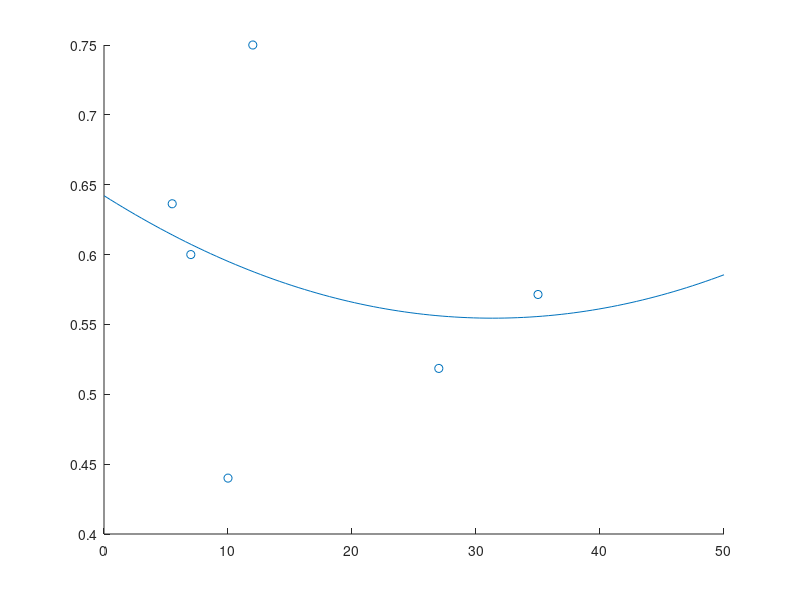

This figure's MATLAB source: (Note: this script raises an error after producing the figure.)
%% Entering Data and visualizing it (WE NEED TO DO SOMETHING ABOUT THIS!!!!!)
%Empty_Weight = [8, 5, 3.7, 12, 14.9, 1.95, 11.5, 1.5, 6]; 
%MTOW = [9.5, 10, 4.7, 18, 21.5, 5.9, 14.5, 2.2, 10];
MTOW = [10,27,5.5,35,12,7];
Empty_Weight = [4.4,14,3.5,20,9,4.2];


p = polyfit(MTOW, Empty_Weight./MTOW, 2);
x = linspace(0,50,100);
y = p(1)*x.^2 + p(2)*x + p(3);

figure
hold on
scatter(MTOW,Empty_Weight./MTOW)
plot(x,y)

%% Finding A, L by curve fitting
sol = fmincon(@(X) find_AL(X,MTOW,Empty_Weight./MTOW),[1,0]);
find_AL(sol,MTOW,Empty_Weight./MTOW);
%% Power Calculation
P = 0;
% Take off and Landing
% Taking L/D at cruise to be 7, T = W/7
% Assuming Vliftoff is 1.15 times Vstall, and assuming that power
% requirement can be taken by considering the V during the take off run to
% be 0.7 times Vliftoff.
% From previous literature, we take Vstall to be Vstall = 12m/s
Vaveragetakeoff = 0.7*1.15*12;
W = 10*9.81;
LbyD = 7;
T = W/LbyD;
Ptakeoff = T*Vaveragetakeoff;
Etakeoff = Ptakeoff*30;
Energy = 2*Etakeoff;

%P = 
%% Iterative Loop to find initial estimate of weight
A = sol(1);
L = sol(2);
W_p = 3; % Kg (We have to find this)
battery_frac= 0.215; % (We have to find this)

w1 = 10; % Kg (Just an initial guess)
i = 1;
diff = 10;
figure
array = [i w1];
hold on
grid on
while abs(diff)>0.001 
    empty_frac = find_empty_frac(A,L,w1);
    w2 = W_p/(1-battery_frac/w1-empty_frac); 
    diff = (w2-w1)/w1;
    w1 = w2;
    i=i+1;
    array(i,:) = [i w1];
    if i>100
        break
    end
end
plot(array(:,1),array(:,2))

display(w1)

function y = find_empty_frac(A,L,W)
y = A*W.^L;
end

function cost = find_AL(X,MW,frac)
A = X(1);
L = X(2);
y = A*MW.^L;
error = (frac-y)./y;
cost = error*error';
end
